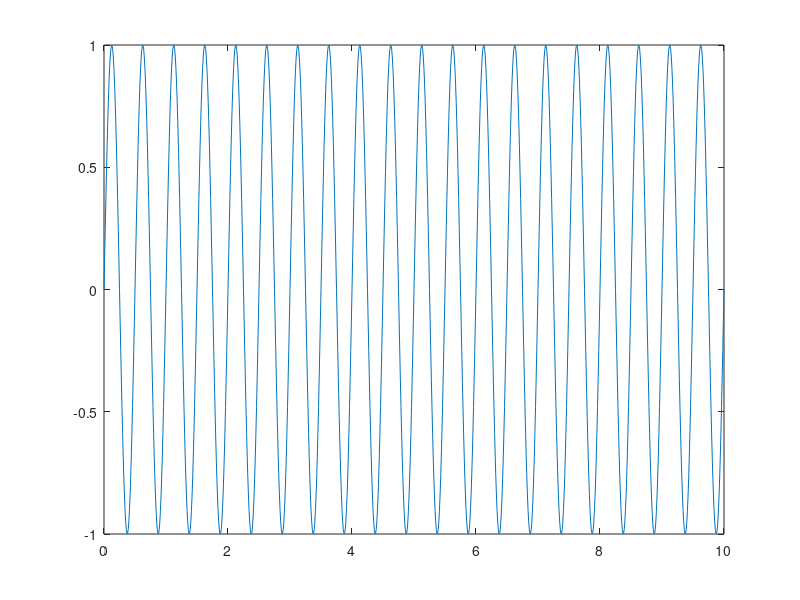

MATLAB code for this plot: (Note: this script raises an error after producing the figure.)

%% generate data
clear all; clc;clf

tsamp = 0.01;  % the sampling time
t= 0:tsamp:10;
fsig = 2;
data = sin(2*pi*fsig.*t);  % 2Hz  sine wave
data = [t ;data]'; % [ time  data]
plot(data(:,1),data(:,2)) % 

% export data un spreadsheet
filename = 'test';
xlswrite(filename,data); 

%  import data 
import = xlsread('test.xls');
subplot(2,1,1)
plot(data(:,1), data(:,2), 'b');
subplot(2,1,2)
plot(import(:,1),import(:,2),'r');

%
simin = import;

%% 
clc;
clear all;
close all;
tsamp=1/4400; %sampling frequency
Afsig=440; %frequency of the sound wave A notes
Cfsig =261;  %frequency of the sound wave C notes
t=0:tsamp:2;
A=sin(2*pi*Afsig.*t) + 2*sin(2*pi*Cfsig.*t);

sound(A);
A=[t;A]';
% export data un spreadsheet
filename = 'ASound';
xlswrite(filename,A); 

%  import data 
Aimport = xlsread('Asound.xls');
subplot(2,1,1)
plot(A(:,1), A(:,2), 'b');
subplot(2,1,2)
plot(Aimport(:,1),Aimport(:,2),'r');

%
simin = Aimport;